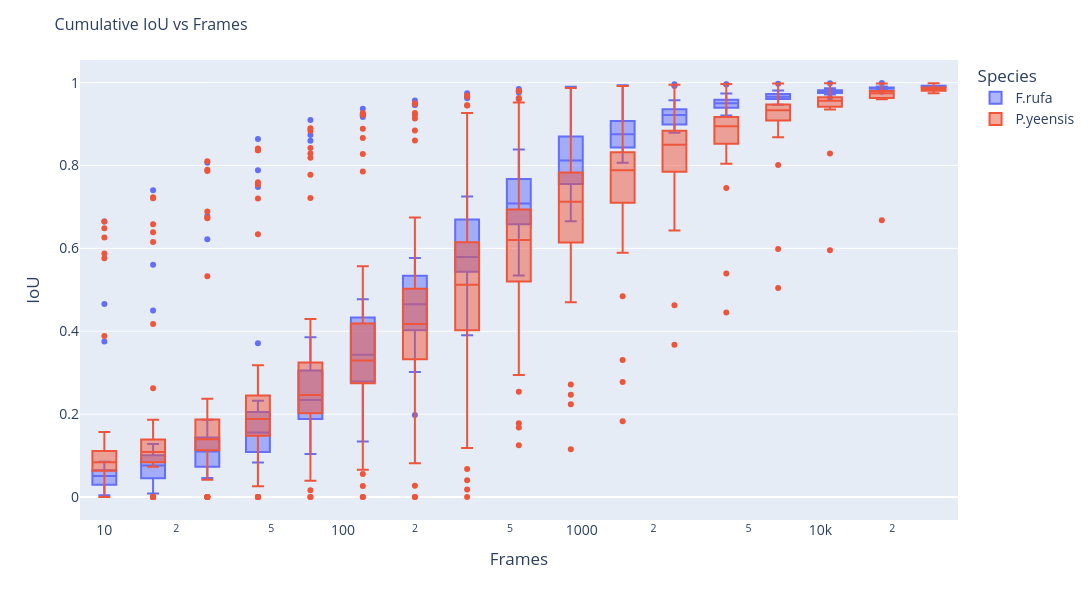

This figure's notebook cell:
### Code cell
fig = px.box(df, x='length', y='iou', color='species', log_x=True, boxmode='overlay', height=600, width=1500)
fig.update_layout(
    title='Cumulative IoU vs Frames',  
    xaxis_title='Frames',             
    yaxis_title='IoU',                                    
    legend_title='Species',                           
    font=dict(size=14),                                 
    title_font_size=16
                                   
)

fig.show()
# fig.write_html('cdf_iou.html')

### Figure 1 — Plotly figure (JSON) as saved in the notebook; plotly's stock layout.template omitted (floating-point values rounded to 4 significant figures; data arrays with more than 128 entries replaced by an {"elided": "..."} marker saying what was removed)
{"data": [{"alignmentgroup": "True", "hovertemplate": "species=F.rufa<br>length=%{x}<br>iou=%{y}<extra></extra>", "legendgroup": "F.rufa", "marker": {"color": "#636efa"}, "name": "F.rufa", "notched": false, "offsetgroup": "F.rufa", "orientation": "v", "showlegend": true, "type": "box", "x": {"elided": "296 int values"}, "x0": " ", "xaxis": "x", "y": {"elided": "296 float values"}, "y0": " ", "yaxis": "y"}, {"alignmentgroup": "True", "hovertemplate": "species=P.yeensis<br>length=%{x}<br>iou=%{y}<extra></extra>", "legendgroup": "P.yeensis", "marker": {"color": "#EF553B"}, "name": "P.yeensis", "notched": false, "offsetgroup": "P.yeensis", "orientation": "v", "showlegend": true, "type": "box", "x": {"elided": "733 int values"}, "x0": " ", "xaxis": "x", "y": {"elided": "733 float values"}, "y0": " ", "yaxis": "y"}], "layout": {"boxmode": "overlay", "font": {"size": 14}, "height": 600, "legend": {"title": {"text": "Species"}, "tracegroupgap": 0}, "margin": {"t": 60}, "title": {"font": {"size": 16}, "text": "Cumulative IoU vs Frames"}, "width": 1500, "xaxis": {"anchor": "y", "domain": [0, 1], "title": {"text": "Frames"}, "type": "log"}, "yaxis": {"anchor": "x", "domain": [0, 1], "title": {"text": "IoU"}}}}
